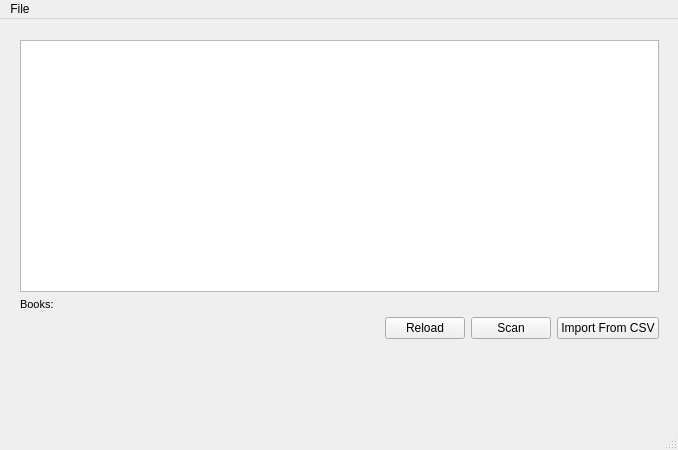
<?xml version="1.0" encoding="UTF-8"?>
<ui version="4.0">
 <class>MainWindow</class>
 <widget class="QMainWindow" name="MainWindow">
  <property name="geometry">
   <rect>
    <x>0</x>
    <y>0</y>
    <width>678</width>
    <height>450</height>
   </rect>
  </property>
  <property name="sizePolicy">
   <sizepolicy hsizetype="Expanding" vsizetype="Expanding">
    <horstretch>0</horstretch>
    <verstretch>0</verstretch>
   </sizepolicy>
  </property>
  <property name="minimumSize">
   <size>
    <width>0</width>
    <height>0</height>
   </size>
  </property>
  <property name="maximumSize">
   <size>
    <width>16777215</width>
    <height>16777215</height>
   </size>
  </property>
  <property name="windowTitle">
   <string>Mini Library</string>
  </property>
  <widget class="QWidget" name="centralWidget">
   <widget class="QWidget" name="verticalLayoutWidget">
    <property name="geometry">
     <rect>
      <x>9</x>
      <y>10</y>
      <width>661</width>
      <height>321</height>
     </rect>
    </property>
    <layout class="QVBoxLayout" name="verticalLayout">
     <property name="sizeConstraint">
      <enum>QLayout::SetMaximumSize</enum>
     </property>
     <item>
      <widget class="QTableView" name="tableView">
       <property name="maximumSize">
        <size>
         <width>16777215</width>
         <height>16777215</height>
        </size>
       </property>
      </widget>
     </item>
     <item>
      <widget class="QLabel" name="label">
       <property name="font">
        <font>
         <pointsize>8</pointsize>
        </font>
       </property>
       <property name="text">
        <string>Books:</string>
       </property>
      </widget>
     </item>
     <item>
      <layout class="QHBoxLayout" name="horizontalLayout">
       <property name="sizeConstraint">
        <enum>QLayout::SetMaximumSize</enum>
       </property>
       <item>
        <spacer name="horizontalSpacer">
         <property name="orientation">
          <enum>Qt::Horizontal</enum>
         </property>
         <property name="sizeHint" stdset="0">
          <size>
           <width>40</width>
           <height>20</height>
          </size>
         </property>
        </spacer>
       </item>
       <item>
        <widget class="QPushButton" name="reloadButton">
         <property name="text">
          <string>Reload</string>
         </property>
        </widget>
       </item>
       <item>
        <widget class="QPushButton" name="scanButton">
         <property name="text">
          <string>Scan</string>
         </property>
        </widget>
       </item>
       <item>
        <widget class="QPushButton" name="importButton">
         <property name="text">
          <string>Import From CSV</string>
         </property>
        </widget>
       </item>
      </layout>
     </item>
    </layout>
   </widget>
  </widget>
  <widget class="QMenuBar" name="menuBar">
   <property name="geometry">
    <rect>
     <x>0</x>
     <y>0</y>
     <width>678</width>
     <height>17</height>
    </rect>
   </property>
   <widget class="QMenu" name="menuFile">
    <property name="title">
     <string>File</string>
    </property>
    <addaction name="separator"/>
    <addaction name="separator"/>
    <addaction name="actionQuit"/>
   </widget>
   <addaction name="menuFile"/>
  </widget>
  <widget class="QStatusBar" name="statusBar"/>
  <action name="actionQuit">
   <property name="text">
    <string>Quit</string>
   </property>
   <property name="shortcut">
    <string>Q</string>
   </property>
  </action>
 </widget>
 <layoutdefault spacing="6" margin="11"/>
 <resources/>
 <connections/>
</ui>
